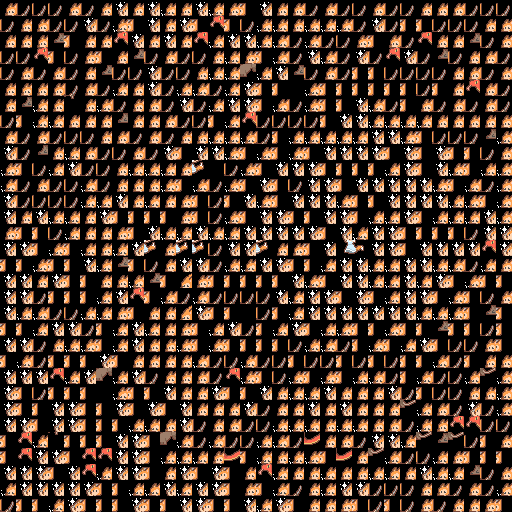

A 2D game scene composited from a Tiled map and its tileset images. What follows is a short description and the map's XML, with every tile layer's data as written:
An orthogonal 32x32 tile map with 16x16 px tiles, 1 tile layer (Tile Layer 1).

<map version="1.2" tiledversion="1.3.4" orientation="orthogonal" renderorder="right-down" width="32" height="32" tilewidth="16" tileheight="16" infinite="0" nextlayerid="2" nextobjectid="1">
 <tileset firstgid="1" source="sprites.tsx" />
 <layer id="1" name="Tile Layer 1" width="32" height="32">
  <data encoding="csv">
261,260,260,260,261,260,261,257,261,257,259,261,257,259,261,258,257,261,261,260,261,260,260,261,260,260,261,261,261,260,260,260,
260,261,261,260,260,257,260,259,258,257,261,257,258,485,258,260,259,259,261,259,259,259,260,257,260,258,258,260,260,260,261,261,
261,261,261,481,258,261,261,485,257,261,257,261,485,259,257,257,259,259,260,259,260,260,261,258,261,260,485,261,261,481,260,261,
260,260,485,258,260,261,258,261,481,260,261,260,260,261,259,261,258,259,260,257,259,260,257,260,485,257,260,481,260,261,261,260,
260,261,260,261,260,261,481,260,260,257,260,260,261,259,259,482,259,257,481,260,261,260,258,258,260,260,260,260,261,261,260,261,
261,261,261,261,260,261,260,259,261,257,260,259,259,260,259,257,258,258,520,259,258,258,258,258,258,258,260,258,261,485,261,260,
261,481,259,261,484,261,259,260,261,261,260,257,260,259,257,257,258,259,260,259,258,258,257,259,260,258,261,260,261,260,261,260,
260,258,259,259,261,261,261,481,261,261,261,260,260,258,259,485,260,260,260,260,258,257,257,259,259,259,259,261,261,261,261,261,
261,260,261,260,260,260,261,261,260,261,260,261,261,259,259,259,260,258,259,259,259,259,259,257,257,259,258,260,260,260,481,259,
257,260,481,261,259,261,260,260,261,260,257,258,257,257,259,258,259,258,259,258,257,257,257,257,258,257,258,257,258,258,260,261,
259,258,260,259,257,260,260,261,259,259,259,261,294,513,260,259,258,257,257,257,258,258,258,258,259,257,258,257,259,258,259,259,
259,260,261,260,260,259,260,261,261,261,259,258,259,260,259,258,257,258,260,257,257,258,257,257,257,257,257,259,258,259,260,259,
257,260,260,260,260,259,259,257,261,259,261,261,258,260,258,257,259,258,257,257,257,259,258,258,257,257,257,257,259,259,258,259,
257,261,257,259,259,261,257,258,258,258,258,261,258,260,259,258,257,257,258,258,257,257,258,259,259,257,258,259,259,259,257,259,
261,258,258,260,259,261,261,261,258,257,259,259,257,259,259,257,257,257,257,257,258,257,259,257,257,258,258,258,258,260,257,257,
257,257,258,259,258,259,261,259,257,294,261,294,294,260,257,257,294,261,261,258,257,289,290,257,257,258,257,257,257,257,485,257,
258,258,259,258,258,257,259,481,258,260,261,257,257,260,259,259,257,257,258,258,259,257,257,259,259,257,257,259,259,260,259,261,
257,257,261,257,258,258,261,261,259,481,258,263,261,258,258,258,258,258,257,259,258,257,257,259,259,257,259,257,258,259,258,258,
257,257,260,258,258,258,259,257,485,258,259,260,259,260,260,260,260,257,259,257,257,258,257,258,259,257,257,258,259,258,260,261,
257,259,259,260,260,259,259,261,258,261,261,263,257,258,258,516,260,258,259,257,257,257,257,257,257,257,259,259,259,258,481,258,
258,258,259,257,257,260,258,259,257,259,261,261,258,259,257,260,258,259,257,258,259,259,258,258,259,258,258,481,258,258,260,258,
257,257,260,261,259,259,258,259,257,261,261,259,258,259,258,258,258,258,260,259,259,260,258,259,258,259,257,258,260,260,261,258,
258,259,260,258,258,258,257,258,261,261,261,261,259,260,260,259,260,260,258,260,260,258,260,258,260,258,258,259,260,258,261,261,
257,257,257,485,259,257,482,259,257,260,261,261,261,260,485,259,258,260,259,258,259,258,259,259,260,258,259,260,260,259,483,259,
257,258,260,258,258,258,520,259,258,258,257,261,261,257,258,258,257,261,259,259,257,261,261,261,257,260,258,260,260,261,261,259,
257,258,258,257,257,258,258,257,258,257,258,257,261,261,261,257,260,261,261,257,261,257,261,261,261,483,259,261,260,257,260,259,
257,257,258,257,257,258,258,258,259,259,261,257,260,261,261,260,260,259,259,259,261,259,259,261,261,260,259,261,485,485,260,260,
258,485,259,484,258,258,258,257,257,258,482,259,260,259,260,260,259,259,260,486,261,261,260,257,257,259,483,481,483,260,258,261,
258,485,257,257,258,485,485,257,257,258,259,259,259,261,486,258,259,261,259,259,258,486,261,483,259,260,260,259,261,258,258,258,
257,257,257,258,257,485,259,257,257,258,261,257,258,257,258,261,485,259,261,261,259,261,261,259,259,261,257,259,259,481,260,261,
259,257,257,257,257,257,258,258,259,259,257,259,257,257,258,261,258,259,260,261,259,257,257,260,260,260,261,261,260,261,260,259,
260,258,258,259,257,258,258,258,257,258,258,257,257,258,258,257,259,257,258,261,261,261,258,260,258,260,261,260,261,261,261,258
</data>
 </layer>
</map>